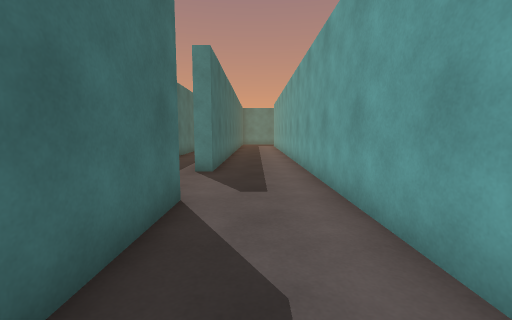
view 1 (above)

18 first-person views from a walk through a scene from a Unity 3-D project. The camera is 1.2 m above the floor, tilts 6° down and sees 90° across. The floor is counted in squares, 1 m on a side. Each view is taken from the middle of a square. On the plan, view 1 faces up. The plan holds only what a view shows up to about 12 squares ahead; the rest is blank. The place goes on beyond the plan. The player is left out.

view 2
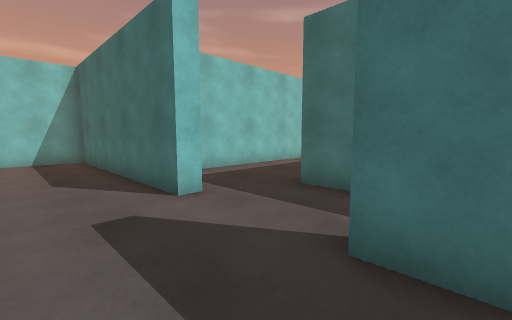

view 3
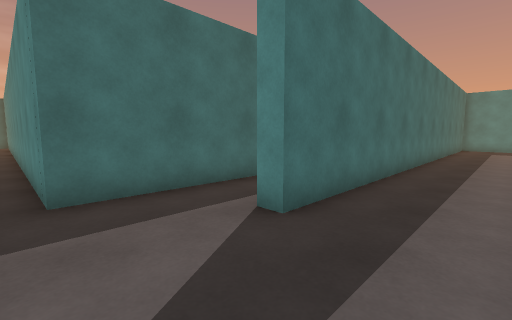

view 4
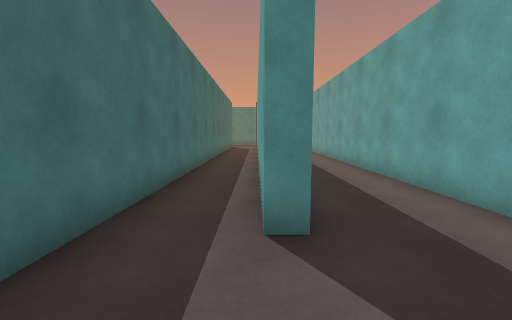

view 5
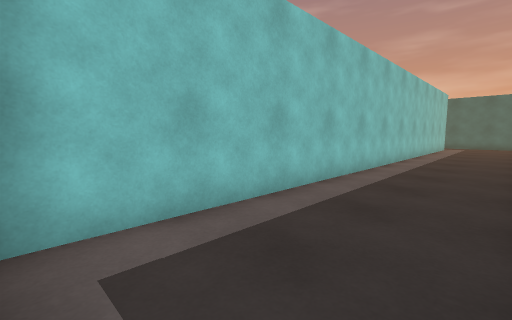

view 6
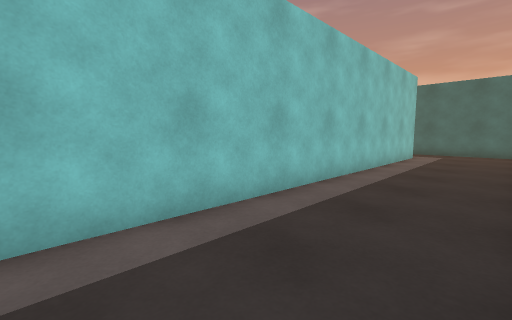

view 7
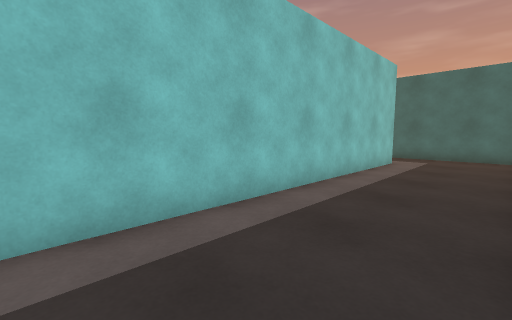

view 8
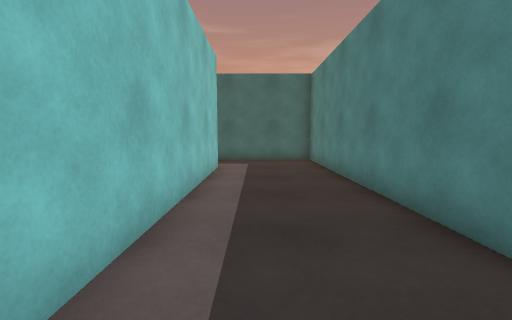

view 9
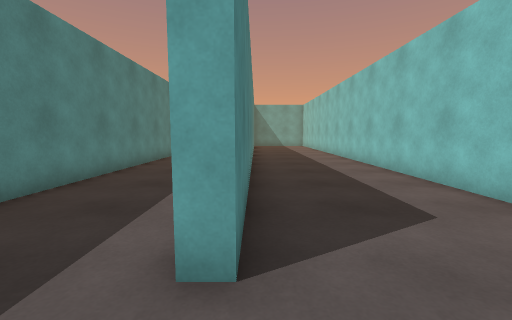

view 10
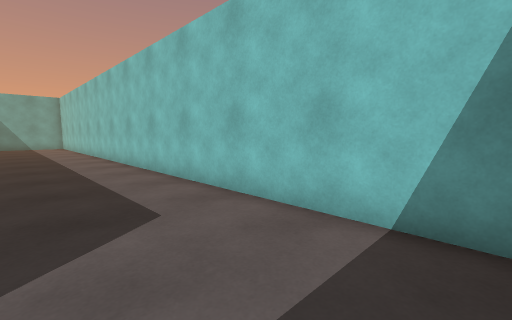

view 11
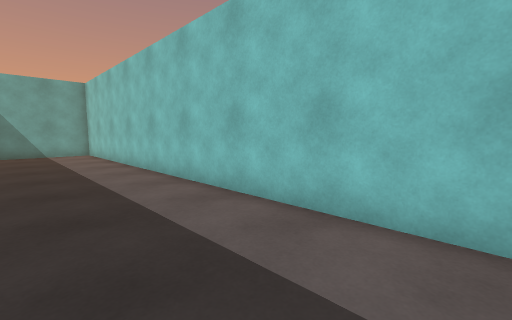

view 12
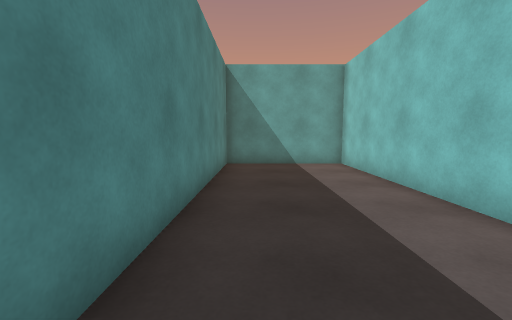

view 13
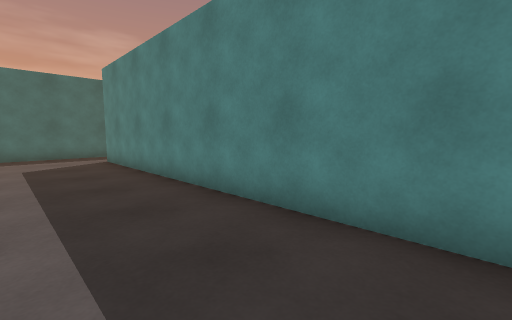

view 14
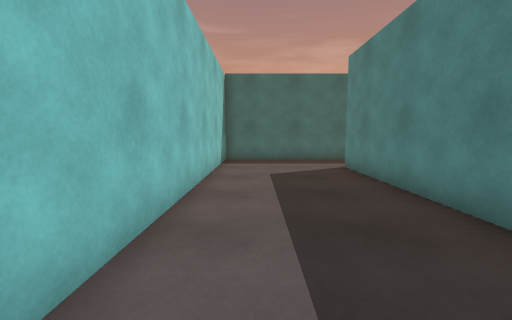

view 15
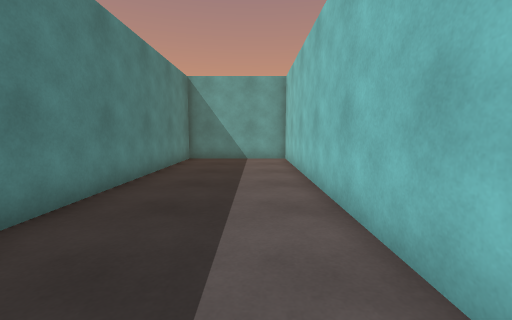

view 16
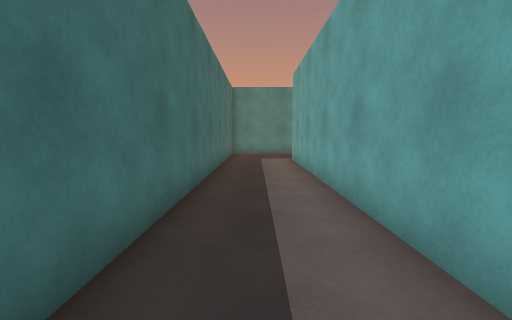

view 17
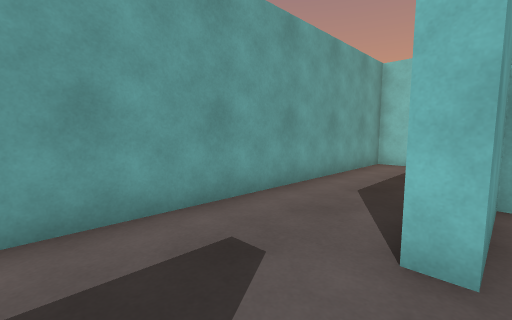

view 18
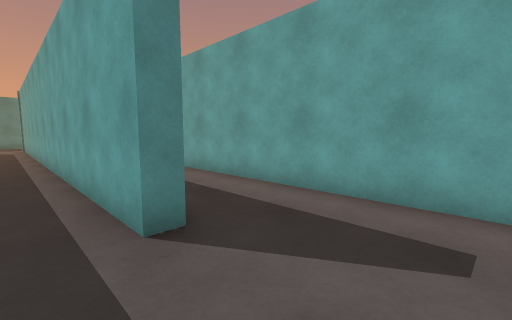

### Floor plan
Points are (right, up) in squares from view 1. A wall is a line through its corners. A room is listed if a view was taken in it or the views show most of it. See-through windows are left out.
Room 1 (views 1, 2, 3, 4, 5, 6, 7, 8, 16, 17, 18)
walls: (-4.1, 17) (-4.1, 5.5) (-26.6, 5.5) (-26.6, 2.5); (-24, 1.7) (-1.9, 1.7) (-1.9, 4.5) (-1.4, 4.5) (-1.4, -3.4) (1.7, -3.4) (1.7, 21.5); (-1.4, 21.5) (-1.4, 7.9) (-1.9, 7.9) (-1.9, 21)
ways out: opening at (-25.5, 1.5) to room 2
Room 2 (views 9, 10, 11, 12, 13, 14, 15)
walls: (-26.6, 2.5) (-26.6, -3.4) (-1.9, -3.4) (-1.9, 1.2) (-24, 1.2) (-24, 1.7)
ways out: opening at (-25.5, 1.5) to room 1

Where each view was taken, in squares from view 1:
view 1: 0 up, 0 right, facing up
view 2: 9 up, 1 right, facing down-left
view 3: 5 up, 1 right, facing up-left
view 4: 5 up, 2 left, facing up
view 5: 5 up, 2 left, facing down-left
view 6: 5 up, 10 left, facing down-left
view 7: 5 up, 13 left, facing down-left
view 8: 3 up, 15 left, facing left
view 9: 1 up, 26 left, facing right
view 10: 0 up, 26 left, facing down-right
view 11: 0 up, 18 left, facing down-right
view 12: 0 up, 12 left, facing right
view 13: 2 down, 12 left, facing up-left
view 14: 2 down, 15 left, facing left
view 15: 2 down, 14 left, facing right
view 16: 12 up, 0 right, facing up
view 17: 7 up, 2 left, facing down-right
view 18: 5 up, 3 left, facing up-right
